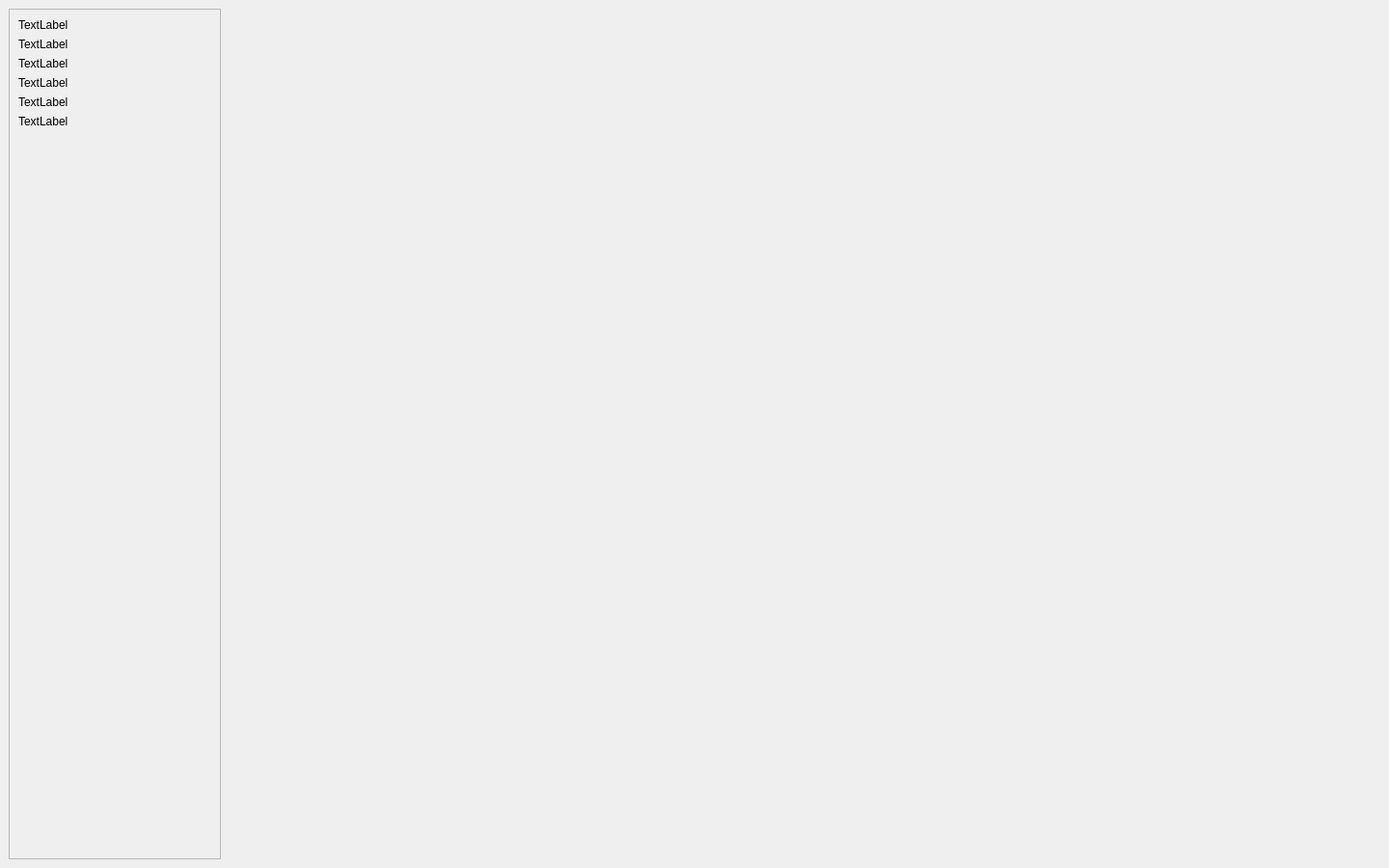
<?xml version="1.0" encoding="UTF-8"?>
<ui version="4.0">
 <class>MainWindow</class>
 <widget class="QMainWindow" name="MainWindow">
  <property name="geometry">
   <rect>
    <x>0</x>
    <y>0</y>
    <width>1440</width>
    <height>900</height>
   </rect>
  </property>
  <property name="sizePolicy">
   <sizepolicy hsizetype="Fixed" vsizetype="Fixed">
    <horstretch>0</horstretch>
    <verstretch>0</verstretch>
   </sizepolicy>
  </property>
  <property name="minimumSize">
   <size>
    <width>1440</width>
    <height>900</height>
   </size>
  </property>
  <property name="windowTitle">
   <string>UEFI Setup Utility: Demo Board</string>
  </property>
  <widget class="QWidget" name="centralwidget">
   <layout class="QHBoxLayout" name="horizontalLayout_2">
    <item>
     <widget class="QScrollArea" name="scrollArea">
      <property name="sizePolicy">
       <sizepolicy hsizetype="Preferred" vsizetype="Expanding">
        <horstretch>1</horstretch>
        <verstretch>0</verstretch>
       </sizepolicy>
      </property>
      <property name="minimumSize">
       <size>
        <width>220</width>
        <height>0</height>
       </size>
      </property>
      <property name="widgetResizable">
       <bool>true</bool>
      </property>
      <widget class="QWidget" name="scrollAreaWidgetContents">
       <property name="geometry">
        <rect>
         <x>0</x>
         <y>0</y>
         <width>218</width>
         <height>194</height>
        </rect>
       </property>
       <property name="sizePolicy">
        <sizepolicy hsizetype="Minimum" vsizetype="Maximum">
         <horstretch>0</horstretch>
         <verstretch>0</verstretch>
        </sizepolicy>
       </property>
       <layout class="QVBoxLayout" name="verticalLayout_2">
        <item>
         <layout class="QVBoxLayout" name="verticalLayout">
          <item>
           <widget class="QLabel" name="label_4">
            <property name="sizePolicy">
             <sizepolicy hsizetype="Preferred" vsizetype="Fixed">
              <horstretch>0</horstretch>
              <verstretch>0</verstretch>
             </sizepolicy>
            </property>
            <property name="text">
             <string>TextLabel</string>
            </property>
           </widget>
          </item>
          <item>
           <widget class="QLabel" name="label_3">
            <property name="sizePolicy">
             <sizepolicy hsizetype="Preferred" vsizetype="Fixed">
              <horstretch>0</horstretch>
              <verstretch>0</verstretch>
             </sizepolicy>
            </property>
            <property name="text">
             <string>TextLabel</string>
            </property>
           </widget>
          </item>
          <item>
           <widget class="QLabel" name="label_5">
            <property name="sizePolicy">
             <sizepolicy hsizetype="Preferred" vsizetype="Fixed">
              <horstretch>0</horstretch>
              <verstretch>0</verstretch>
             </sizepolicy>
            </property>
            <property name="text">
             <string>TextLabel</string>
            </property>
           </widget>
          </item>
          <item>
           <widget class="QLabel" name="label_6">
            <property name="sizePolicy">
             <sizepolicy hsizetype="Preferred" vsizetype="Fixed">
              <horstretch>0</horstretch>
              <verstretch>0</verstretch>
             </sizepolicy>
            </property>
            <property name="text">
             <string>TextLabel</string>
            </property>
           </widget>
          </item>
          <item>
           <widget class="QLabel" name="label_2">
            <property name="sizePolicy">
             <sizepolicy hsizetype="Preferred" vsizetype="Fixed">
              <horstretch>0</horstretch>
              <verstretch>0</verstretch>
             </sizepolicy>
            </property>
            <property name="text">
             <string>TextLabel</string>
            </property>
           </widget>
          </item>
          <item>
           <widget class="QLabel" name="label">
            <property name="sizePolicy">
             <sizepolicy hsizetype="Preferred" vsizetype="Fixed">
              <horstretch>0</horstretch>
              <verstretch>0</verstretch>
             </sizepolicy>
            </property>
            <property name="text">
             <string>TextLabel</string>
            </property>
           </widget>
          </item>
         </layout>
        </item>
       </layout>
      </widget>
     </widget>
    </item>
    <item>
     <widget class="QWidget" name="content" native="true">
      <property name="sizePolicy">
       <sizepolicy hsizetype="Preferred" vsizetype="Preferred">
        <horstretch>9</horstretch>
        <verstretch>0</verstretch>
       </sizepolicy>
      </property>
     </widget>
    </item>
   </layout>
  </widget>
 </widget>
 <resources/>
 <connections/>
</ui>
